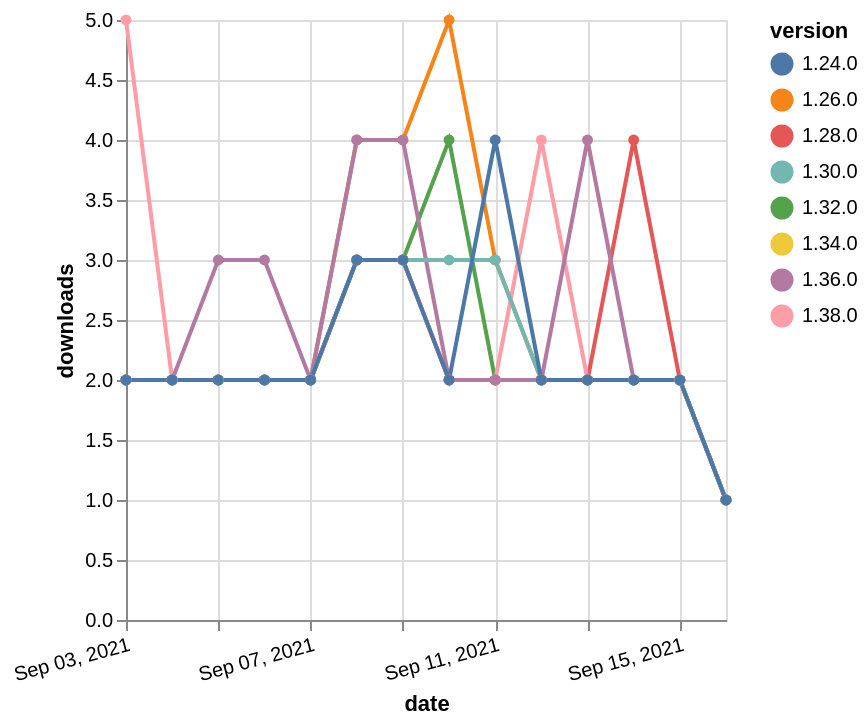

Specify this chart in Vega-Lite:
### Vega-Lite specification from a JSON file in a GitHub repository (floating-point values rounded to 4 significant figures)
{"$schema": "https://vega.github.io/schema/vega-lite/v5.json", "description": "A simple bar chart with embedded data.", "data": {"values": [{"date": "2021-09-03", "total": 1017, "delta": 2, "version": "1.34.0"}, {"date": "2021-09-04", "total": 1019, "delta": 2, "version": "1.34.0"}, {"date": "2021-09-05", "total": 1021, "delta": 2, "version": "1.34.0"}, {"date": "2021-09-06", "total": 1023, "delta": 2, "version": "1.34.0"}, {"date": "2021-09-07", "total": 1025, "delta": 2, "version": "1.34.0"}, {"date": "2021-09-08", "total": 1028, "delta": 3, "version": "1.34.0"}, {"date": "2021-09-09", "total": 1031, "delta": 3, "version": "1.34.0"}, {"date": "2021-09-10", "total": 1033, "delta": 2, "version": "1.34.0"}, {"date": "2021-09-11", "total": 1035, "delta": 2, "version": "1.34.0"}, {"date": "2021-09-12", "total": 1037, "delta": 2, "version": "1.34.0"}, {"date": "2021-09-13", "total": 1039, "delta": 2, "version": "1.34.0"}, {"date": "2021-09-14", "total": 1041, "delta": 2, "version": "1.34.0"}, {"date": "2021-09-15", "total": 1043, "delta": 2, "version": "1.34.0"}, {"date": "2021-09-16", "total": 1044, "delta": 1, "version": "1.34.0"}, {"date": "2021-09-03", "total": 1489, "delta": 2, "version": "1.32.0"}, {"date": "2021-09-04", "total": 1491, "delta": 2, "version": "1.32.0"}, {"date": "2021-09-05", "total": 1493, "delta": 2, "version": "1.32.0"}, {"date": "2021-09-06", "total": 1495, "delta": 2, "version": "1.32.0"}, {"date": "2021-09-07", "total": 1497, "delta": 2, "version": "1.32.0"}, {"date": "2021-09-08", "total": 1500, "delta": 3, "version": "1.32.0"}, {"date": "2021-09-09", "total": 1503, "delta": 3, "version": "1.32.0"}, {"date": "2021-09-10", "total": 1507, "delta": 4, "version": "1.32.0"}, {"date": "2021-09-11", "total": 1509, "delta": 2, "version": "1.32.0"}, {"date": "2021-09-12", "total": 1511, "delta": 2, "version": "1.32.0"}, {"date": "2021-09-13", "total": 1513, "delta": 2, "version": "1.32.0"}, {"date": "2021-09-14", "total": 1515, "delta": 2, "version": "1.32.0"}, {"date": "2021-09-15", "total": 1517, "delta": 2, "version": "1.32.0"}, {"date": "2021-09-16", "total": 1518, "delta": 1, "version": "1.32.0"}, {"date": "2021-09-03", "total": 2094, "delta": 2, "version": "1.28.0"}, {"date": "2021-09-04", "total": 2096, "delta": 2, "version": "1.28.0"}, {"date": "2021-09-05", "total": 2098, "delta": 2, "version": "1.28.0"}, {"date": "2021-09-06", "total": 2100, "delta": 2, "version": "1.28.0"}, {"date": "2021-09-07", "total": 2102, "delta": 2, "version": "1.28.0"}, {"date": "2021-09-08", "total": 2105, "delta": 3, "version": "1.28.0"}, {"date": "2021-09-09", "total": 2108, "delta": 3, "version": "1.28.0"}, {"date": "2021-09-10", "total": 2110, "delta": 2, "version": "1.28.0"}, {"date": "2021-09-11", "total": 2112, "delta": 2, "version": "1.28.0"}, {"date": "2021-09-12", "total": 2114, "delta": 2, "version": "1.28.0"}, {"date": "2021-09-13", "total": 2116, "delta": 2, "version": "1.28.0"}, {"date": "2021-09-14", "total": 2120, "delta": 4, "version": "1.28.0"}, {"date": "2021-09-15", "total": 2122, "delta": 2, "version": "1.28.0"}, {"date": "2021-09-16", "total": 2123, "delta": 1, "version": "1.28.0"}, {"date": "2021-09-03", "total": 2516, "delta": 2, "version": "1.26.0"}, {"date": "2021-09-04", "total": 2518, "delta": 2, "version": "1.26.0"}, {"date": "2021-09-05", "total": 2520, "delta": 2, "version": "1.26.0"}, {"date": "2021-09-06", "total": 2522, "delta": 2, "version": "1.26.0"}, {"date": "2021-09-07", "total": 2524, "delta": 2, "version": "1.26.0"}, {"date": "2021-09-08", "total": 2528, "delta": 4, "version": "1.26.0"}, {"date": "2021-09-09", "total": 2532, "delta": 4, "version": "1.26.0"}, {"date": "2021-09-10", "total": 2537, "delta": 5, "version": "1.26.0"}, {"date": "2021-09-11", "total": 2540, "delta": 3, "version": "1.26.0"}, {"date": "2021-09-12", "total": 2542, "delta": 2, "version": "1.26.0"}, {"date": "2021-09-13", "total": 2544, "delta": 2, "version": "1.26.0"}, {"date": "2021-09-14", "total": 2546, "delta": 2, "version": "1.26.0"}, {"date": "2021-09-15", "total": 2548, "delta": 2, "version": "1.26.0"}, {"date": "2021-09-16", "total": 2549, "delta": 1, "version": "1.26.0"}, {"date": "2021-09-03", "total": 236, "delta": 5, "version": "1.38.0"}, {"date": "2021-09-04", "total": 238, "delta": 2, "version": "1.38.0"}, {"date": "2021-09-05", "total": 240, "delta": 2, "version": "1.38.0"}, {"date": "2021-09-06", "total": 242, "delta": 2, "version": "1.38.0"}, {"date": "2021-09-07", "total": 244, "delta": 2, "version": "1.38.0"}, {"date": "2021-09-08", "total": 247, "delta": 3, "version": "1.38.0"}, {"date": "2021-09-09", "total": 250, "delta": 3, "version": "1.38.0"}, {"date": "2021-09-10", "total": 252, "delta": 2, "version": "1.38.0"}, {"date": "2021-09-11", "total": 254, "delta": 2, "version": "1.38.0"}, {"date": "2021-09-12", "total": 258, "delta": 4, "version": "1.38.0"}, {"date": "2021-09-13", "total": 260, "delta": 2, "version": "1.38.0"}, {"date": "2021-09-14", "total": 262, "delta": 2, "version": "1.38.0"}, {"date": "2021-09-15", "total": 264, "delta": 2, "version": "1.38.0"}, {"date": "2021-09-16", "total": 265, "delta": 1, "version": "1.38.0"}, {"date": "2021-09-03", "total": 731, "delta": 2, "version": "1.36.0"}, {"date": "2021-09-04", "total": 733, "delta": 2, "version": "1.36.0"}, {"date": "2021-09-05", "total": 736, "delta": 3, "version": "1.36.0"}, {"date": "2021-09-06", "total": 739, "delta": 3, "version": "1.36.0"}, {"date": "2021-09-07", "total": 741, "delta": 2, "version": "1.36.0"}, {"date": "2021-09-08", "total": 745, "delta": 4, "version": "1.36.0"}, {"date": "2021-09-09", "total": 749, "delta": 4, "version": "1.36.0"}, {"date": "2021-09-10", "total": 751, "delta": 2, "version": "1.36.0"}, {"date": "2021-09-11", "total": 753, "delta": 2, "version": "1.36.0"}, {"date": "2021-09-12", "total": 755, "delta": 2, "version": "1.36.0"}, {"date": "2021-09-13", "total": 759, "delta": 4, "version": "1.36.0"}, {"date": "2021-09-14", "total": 761, "delta": 2, "version": "1.36.0"}, {"date": "2021-09-15", "total": 763, "delta": 2, "version": "1.36.0"}, {"date": "2021-09-16", "total": 764, "delta": 1, "version": "1.36.0"}, {"date": "2021-09-03", "total": 1691, "delta": 2, "version": "1.30.0"}, {"date": "2021-09-04", "total": 1693, "delta": 2, "version": "1.30.0"}, {"date": "2021-09-05", "total": 1695, "delta": 2, "version": "1.30.0"}, {"date": "2021-09-06", "total": 1697, "delta": 2, "version": "1.30.0"}, {"date": "2021-09-07", "total": 1699, "delta": 2, "version": "1.30.0"}, {"date": "2021-09-08", "total": 1702, "delta": 3, "version": "1.30.0"}, {"date": "2021-09-09", "total": 1705, "delta": 3, "version": "1.30.0"}, {"date": "2021-09-10", "total": 1708, "delta": 3, "version": "1.30.0"}, {"date": "2021-09-11", "total": 1711, "delta": 3, "version": "1.30.0"}, {"date": "2021-09-12", "total": 1713, "delta": 2, "version": "1.30.0"}, {"date": "2021-09-13", "total": 1715, "delta": 2, "version": "1.30.0"}, {"date": "2021-09-14", "total": 1717, "delta": 2, "version": "1.30.0"}, {"date": "2021-09-15", "total": 1719, "delta": 2, "version": "1.30.0"}, {"date": "2021-09-16", "total": 1720, "delta": 1, "version": "1.30.0"}, {"date": "2021-09-03", "total": 2350, "delta": 2, "version": "1.24.0"}, {"date": "2021-09-04", "total": 2352, "delta": 2, "version": "1.24.0"}, {"date": "2021-09-05", "total": 2354, "delta": 2, "version": "1.24.0"}, {"date": "2021-09-06", "total": 2356, "delta": 2, "version": "1.24.0"}, {"date": "2021-09-07", "total": 2358, "delta": 2, "version": "1.24.0"}, {"date": "2021-09-08", "total": 2361, "delta": 3, "version": "1.24.0"}, {"date": "2021-09-09", "total": 2364, "delta": 3, "version": "1.24.0"}, {"date": "2021-09-10", "total": 2366, "delta": 2, "version": "1.24.0"}, {"date": "2021-09-11", "total": 2370, "delta": 4, "version": "1.24.0"}, {"date": "2021-09-12", "total": 2372, "delta": 2, "version": "1.24.0"}, {"date": "2021-09-13", "total": 2374, "delta": 2, "version": "1.24.0"}, {"date": "2021-09-14", "total": 2376, "delta": 2, "version": "1.24.0"}, {"date": "2021-09-15", "total": 2378, "delta": 2, "version": "1.24.0"}, {"date": "2021-09-16", "total": 2379, "delta": 1, "version": "1.24.0"}]}, "width": "container", "mark": {"type": "line", "point": {"filled": true}}, "encoding": {"x": {"field": "date", "type": "temporal", "timeUnit": "yearmonthdate", "title": "date", "axis": {"labelAngle": -15}}, "y": {"field": "delta", "type": "quantitative", "title": "downloads"}, "color": {"field": "version", "type": "nominal"}, "tooltip": {"field": "delta"}}}
